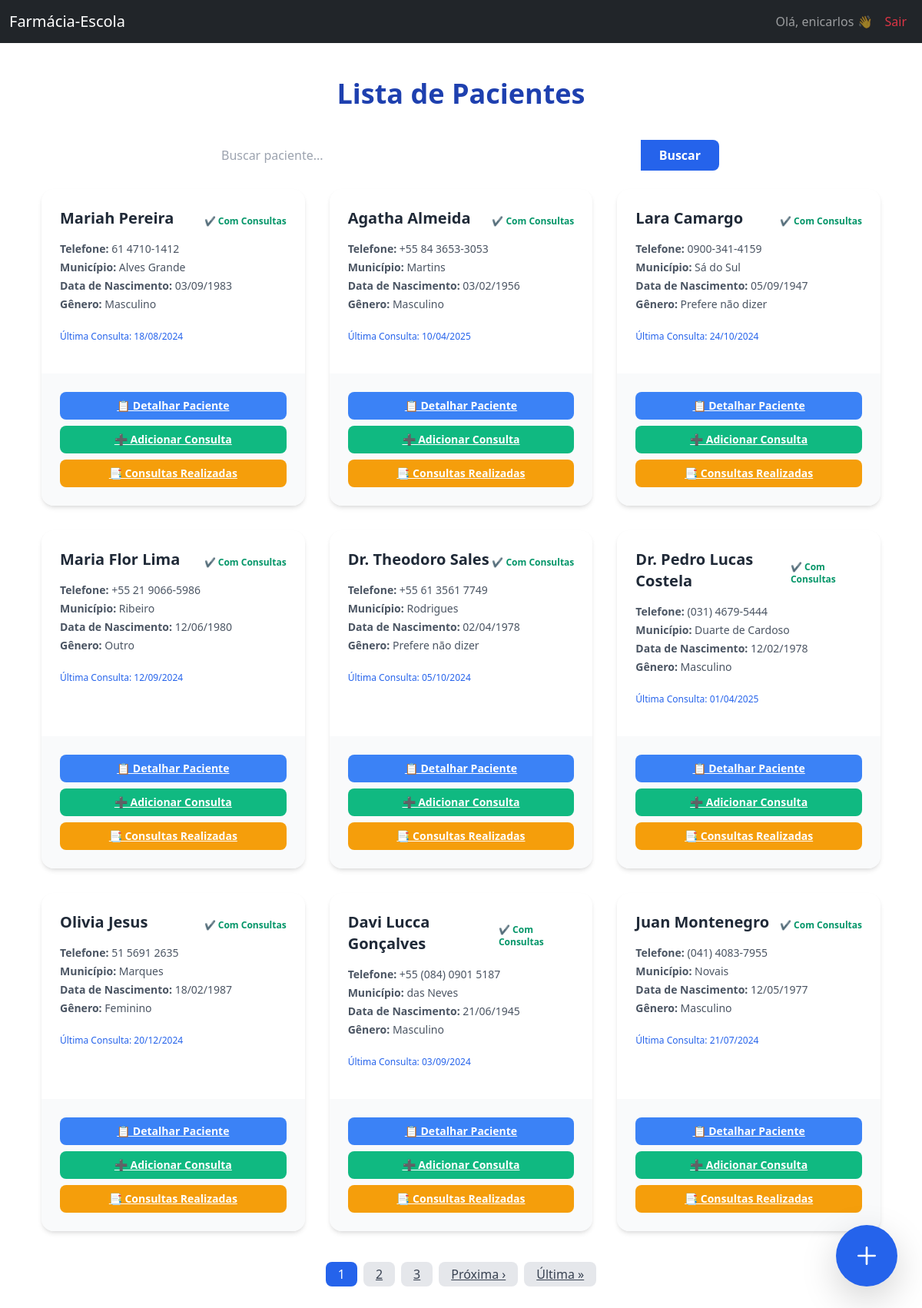
The app's page /listagem_pacientes/paciente_list/ (signed in) with its own data.
### login/models.py (models this page shows, shortened)
class CustomUser(AbstractUser):
    TIPO_USUARIO_CHOICES = [
        ('farmaceutico', 'Farmacêutico'),
        ('aluno', 'Aluno'),
        ('convidado', 'Convidado'),
    ]
    tipo_usuario = models.CharField(
        max_length=20,
        choices=TIPO_USUARIO_CHOICES,
        default='farmaceutico',
    )

### paciente/models.py (models this page shows, shortened)
class Paciente(models.Model):
    nome = models.CharField(max_length=150)
    telefone = models.CharField(max_length=15)
    numero_formulario = models.CharField(max_length=10)
    responsavel = models.CharField(max_length=100)
    data_nascimento = models.DateField()
    doencas = models.ManyToManyField(
        Doenca,
        through='MedicamentoDoencaPaciente',
        related_name='pacientes',
        blank=True
    )
    medicamentos = models.ManyToManyField(Medicamento, related_name='pacientes', blank=True)
    genero = models.CharField(
        max_length=15, choices=[('M', 'Masculino'), ('F', 'Feminino'), ('O', 'Outro'), ('ND', 'Prefere não dizer')]
    )
    estado_civil = models.CharField(
        max_length=20, choices=[
            ('Casado(a)', 'Casado(a)'),
            ('Solteiro(a)', 'Solteiro(a)'),
            ('Separado(a)', 'Separado(a)'),
            ('Amigado(a)', 'Amigado(a)'),
            ('Nao consta', 'Não consta'),
            ('Outro', 'Outro'),
        ]
    )
    bairro = models.CharField(max_length=100)
    distrito = models.CharField(max_length=20, choices=[('Rural', 'Zona Rural'), ('Urbano', 'Zona Urbana')])
    municipio = models.CharField(max_length=100)
    escolaridade = models.CharField(
        max_length=30, choices=[
            ('Analfabeto', 'Analfabeto'),
            ('Fundamental incompleto', 'Fundamental incompleto'),
            ('Fundamental completo', 'Fundamental completo'),
            ('Médio incompleto', 'Médio incompleto'),
            ('Ensino médio completo', 'Ensino médio completo'),
            ('Superior incompleto', 'Superior incompleto'),
            ('Superior completo', 'Superior completo'),
            ('Pós-graduação', 'Pós-graduação'),
            ('Nao consta', 'Não consta'),
        ]
    )
    ocupacao = models.CharField(max_length=100)
    raca = models.CharField(
        max_length=20, choices=[
            ('Pardo', 'Pardo'),
            ('Preto', 'Preto'),
            ('Branco', 'Branco'),
            ('Amarelo', 'Amarelo'),
            ('Negro', 'Negro'),
            ('Outro', 'Outro'),
            ('Nao consta', 'Não consta'),
        ]
    )
    reside_com = models.CharField(max_length=100)
    observacoes = models.TextField(blank=True)

### listagem_pacientes/views.py (the view)
# urls.py: path('paciente_list/', PacienteListView.as_view(), name='paciente_list'),
class PacienteListView(ListView):
    model = Paciente
    template_name = 'paciente_list.html'  # Caminho correto agora
    context_object_name = 'pacientes'
    paginate_by = 9  # Mostra 9 pacientes por página
    def get_queryset(self):
        queryset = super().get_queryset()
        query = self.request.GET.get('q')
        if query:
            queryset = queryset.filter(
                Q(nome__icontains=query) |
                Q(telefone__icontains=query) |
                Q(municipio__icontains=query)
            )
        return queryset
    def get_context_data(self, **kwargs):
        context = super().get_context_data(**kwargs)
        pacientes = context['pacientes']
        ultimas_consultas = Consulta.objects.values('paciente_id').annotate(
            ultima_consulta=Max('data_consulta')
        )
        ultima_consulta_dict = {item['paciente_id']: item['ultima_consulta'] for item in ultimas_consultas}
        for paciente in pacientes:
            paciente.ultima_consulta = ultima_consulta_dict.get(paciente.id)
        return context

### listagem_pacientes/templates/paciente_list.html (shortened to what this page needs)
{% extends "menu.html" %}
{% block content %}
<div class="container mx-auto px-4 py-8">
    <h1 class="text-4xl font-bold text-blue-800 text-center mb-10">Lista de Pacientes</h1>
    <div class="flex justify-center mb-6">
        <form method="GET" class="flex w-full max-w-2xl">
            <input type="text" name="q" placeholder="Buscar paciente..." value="{{ request.GET.q }}"
                class="flex-grow rounded-l-lg border-gray-300 px-4 py-2 focus:ring-2 focus:ring-blue-600 focus:outline-none">
            <button type="submit"
                class="bg-blue-600 hover:bg-blue-700 text-white font-bold py-2 px-6 rounded-r-lg">
                Buscar
            </button>
        </form>
    </div>
    {% if request.user.tipo_usuario == 'farmaceutico' %}
    <a href="{% url 'paciente_cadastrar_paciente' %}"
       class="fixed bottom-8 right-8 bg-blue-600 hover:bg-blue-700 text-white rounded-full p-4 shadow-lg transition transform hover:scale-110 z-50"
       title="Adicionar Novo Paciente">
       <svg xmlns="http://www.w3.org/2000/svg" class="h-8 w-8" fill="none" viewBox="0 0 24 24" stroke="currentColor">
         <path stroke-linecap="round" stroke-linejoin="round" stroke-width="2" d="M12 4v16m8-8H4" />
       </svg>
    </a>
    {% endif %}
    <div class="grid grid-cols-1 md:grid-cols-2 lg:grid-cols-3 gap-8">
        {% for paciente in pacientes %}
        <div class="bg-white shadow-md rounded-2xl overflow-hidden transition hover:shadow-lg flex flex-col justify-between">
            <div class="p-6">
                <div class="flex items-center justify-between mb-2">
                    <h2 class="text-xl font-bold text-gray-800">{{ paciente.nome }}</h2>
                    {% if paciente.ultima_consulta %}
                        <span class="text-xs font-bold text-green-600">✔️ Com Consultas</span>
                    {% else %}
                        <span class="text-xs font-bold text-red-600">⚠️ Sem Consultas</span>
                    {% endif %}
                </div>
                <p class="text-gray-600 text-sm mb-1"><strong>Telefone:</strong> {{ paciente.telefone|default:"-" }}</p>
                <p class="text-gray-600 text-sm mb-1"><strong>Município:</strong> {{ paciente.municipio|default:"-" }}</p>
                <p class="text-gray-600 text-sm mb-1"><strong>Data de Nascimento:</strong> {{ paciente.data_nascimento|date:"d/m/Y" }}</p>
                <p class="text-gray-600 text-sm mb-1"><strong>Gênero:</strong> {{ paciente.get_genero_display|default:"-" }}</p>
                {% if paciente.ultima_consulta %}
                <p class="text-blue-600 text-xs mt-4">Última Consulta: {{ paciente.ultima_consulta|date:"d/m/Y" }}</p>
                {% else %}
                <p class="text-red-500 text-xs mt-4">Nunca Consultado</p>
                {% endif %}
            </div>
            <div class="bg-gray-50 p-4 flex flex-col space-y-2">
                <a href="{% url 'paciente_detail' paciente.id %}"
                    class="block w-full bg-blue-500 hover:bg-blue-600 text-white text-center py-2 rounded-lg text-sm font-semibold">
                    📋 Detalhar Paciente
                </a>
                <a href="{% url 'consulta_create_consulta' paciente.id %}"
                    class="block w-full bg-green-500 hover:bg-green-600 text-white text-center py-2 rounded-lg text-sm font-semibold">
                    ➕ Adicionar Consulta
                </a>
                <a href="{% url 'consulta_listar_consultas' paciente.id %}"
                    class="block w-full bg-yellow-500 hover:bg-yellow-600 text-white text-center py-2 rounded-lg text-sm font-semibold">
                    📑 Consultas Realizadas
                </a>
            </div>
        </div>
        {% empty %}
        <div class="col-span-full text-center text-gray-400">
            Nenhum paciente encontrado.
        </div>
        {% endfor %}
    </div>
    <div class="flex justify-center mt-10">
        <nav class="flex items-center space-x-2">
            {% for num in paginator.page_range %}
                {% if page_obj.number == num %}
                    <span class="px-3 py-1 rounded-lg bg-blue-600 text-white">{{ num }}</span>
                {% elif num > page_obj.number|add:'-3' and num < page_obj.number|add:'3' %}
                    <a href="?page={{ num }}" class="px-3 py-1 rounded-lg bg-gray-200 hover:bg-gray-300 text-gray-700">{{ num }}</a>
                {% endif %}
            {% endfor %}
            {% if page_obj.has_next %}
                <a href="?page={{ page_obj.next_page_number }}" class="px-3 py-1 rounded-lg bg-gray-200 hover:bg-gray-300 text-gray-700">Próxima ›</a>
                <a href="?page={{ page_obj.paginator.num_pages }}" class="px-3 py-1 rounded-lg bg-gray-200 hover:bg-gray-300 text-gray-700">Última »</a>
            {% endif %}
        </nav>
    </div>
</div>
{% endblock %}

### tela_inicial/templates/menu.html (shortened to what this page needs)
<!doctype html>
<html lang="pt-br">
<head>
    <link href="https://cdn.jsdelivr.net/npm/tailwindcss@2.2.19/dist/tailwind.min.css" rel="stylesheet">
    <link href="https://cdn.jsdelivr.net/npm/bootstrap@5.3.3/dist/css/bootstrap.min.css" rel="stylesheet"
>
</head>
<body>
    <nav class="navbar navbar-expand-lg navbar-dark bg-dark fixed-top">
        <div class="container-fluid">
            <a class="navbar-brand" href="/tela_inicial/">Farmácia-Escola</a>
            <div class="collapse navbar-collapse justify-content-end">
                <ul class="navbar-nav mb-2 mb-lg-0">
                    {% if user.is_authenticated %}
                        <li class="nav-item">
                            <span class="nav-link">Olá, {{ user.first_name|default:user.username }} 👋</span>
                        </li>
                        <li class="nav-item">
                            <a class="nav-link text-danger" href="{% url 'logout' %}">Sair</a>
                        </li>
                    {% else %}
                        <li class="nav-item">
                            <a class="nav-link text-success" href="">Entrar</a>
                        </li>
                    {% endif %}
                </ul>
            </div>
        </div>
    </nav>
    <div class="container-fluid" style="margin-top: 70px;">
        {% block content %}
        {% endblock %}
    </div>
</body>
</html>

### listagem_pacientes/templates/paciente_list.html (style rules this page uses)
.fixed { position: fixed; }
.bottom-8 { bottom: 2rem; }
.right-8 { right: 2rem; }
.z-50 { z-index: 50; }

### records on screen
CustomUser: first_name "enicarlos"
Paciente: nome "Mariah Pereira", shows "✔️ Com Consultas", telefone "61 4710-1412", municipio "Alves Grande", data_nascimento "03/09/1983", genero "Masculino", ultima_consulta "18/08/2024"
Paciente: nome "Agatha Almeida", shows "✔️ Com Consultas", telefone "+55 84 3653-3053", municipio "Martins", data_nascimento "03/02/1956", genero "Masculino", ultima_consulta "10/04/2025"
Paciente: nome "Lara Camargo", shows "✔️ Com Consultas", telefone "0900-341-4159", municipio "Sá do Sul", data_nascimento "05/09/1947", genero "Prefere não dizer", ultima_consulta "24/10/2024"
Paciente: nome "Maria Flor Lima", shows "✔️ Com Consultas", telefone "+55 21 9066-5986", municipio "Ribeiro", data_nascimento "12/06/1980", genero "Outro", ultima_consulta "12/09/2024"
Paciente: nome "Dr. Theodoro Sales", shows "✔️ Com Consultas", telefone "+55 61 3561 7749", municipio "Rodrigues", data_nascimento "02/04/1978", genero "Prefere não dizer", ultima_consulta "05/10/2024"
Paciente: nome "Dr. Pedro Lucas Costela", shows "✔️ Com Consultas", telefone "(031) 4679-5444", municipio "Duarte de Cardoso", data_nascimento "12/02/1978", genero "Masculino", ultima_consulta "01/04/2025"
Paciente: nome "Olivia Jesus", shows "✔️ Com Consultas", telefone "51 5691 2635", municipio "Marques", data_nascimento "18/02/1987", genero "Feminino", ultima_consulta "20/12/2024"
Paciente: nome "Davi Lucca Gonçalves", shows "✔️ Com Consultas", telefone "+55 (084) 0901 5187", municipio "das Neves", data_nascimento "21/06/1945", genero "Masculino", ultima_consulta "03/09/2024"
Paciente: nome "Juan Montenegro", shows "✔️ Com Consultas", telefone "(041) 4083-7955", municipio "Novais", data_nascimento "12/05/1977", genero "Masculino", ultima_consulta "21/07/2024"

### other values on screen
{{ num }} "1"
{{ num }} "2" "3"
